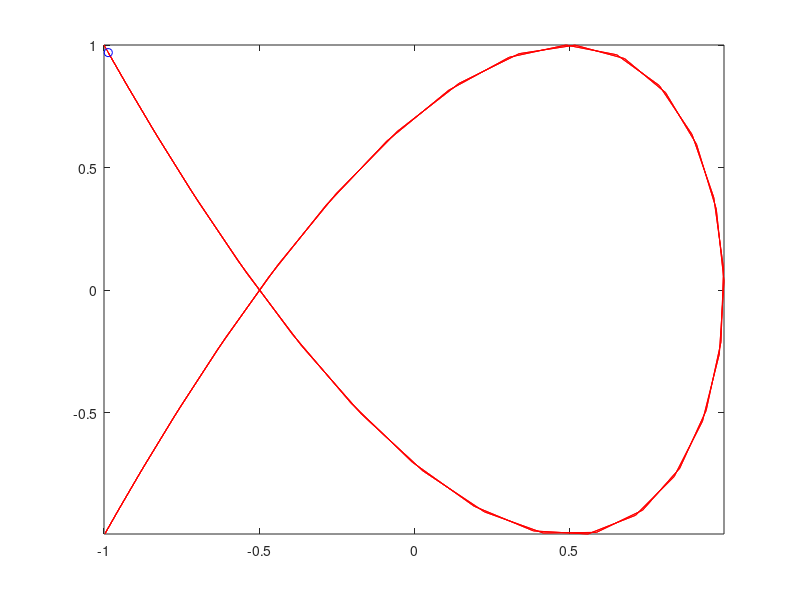

MATLAB code for this plot:
% Laboratorio 11
% Variante 2
% Enunciado:
% Crear figuras que se obtienen sumando las vibraciones mutuamente 
% perpendiculares de frecuencias diferentes - Figuras de Lissajous

% formula de Lissajous:
% x = a1 * cos(w1*t + delta)
% y = a2 * cos(w2*t)

% definiendo constantes
w1 = 2; w2 = 3;     % frecuencias de señal
delta = pi;         % angulo de desfase
a1 = 1; a2 = 1;     % amplitudes [-1, 1]

% definiendo valores para t
t = 0:0.1:2*pi;

% definimos las funciones parametricas
x = a1*cos(w1*t + delta);
y = a2*cos(w2*t);

% grafica con valores calculados de la funcion
figure;
plot(x, y, "r");

hold on;
% generar el efecto de cometa
comet(x, y);

